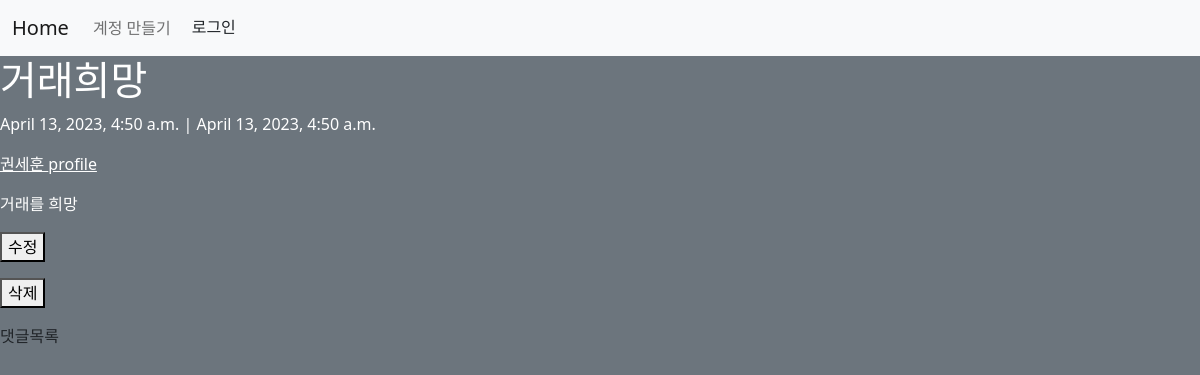
Screenshot of /community/1/ with the database file from the repository.
### community/models.py (models this page shows)
class Posting(models.Model):
    title = models.CharField(max_length=200)
    content = models.TextField()
    created_at = models.DateTimeField(auto_now_add=True)
    updated_at = models.DateTimeField(auto_now=True)
    user = models.ForeignKey(settings.AUTH_USER_MODEL, on_delete=models.CASCADE)

### account/models.py (models this page shows)
class TradeUser(AbstractUser):
    trade_request = models.ManyToManyField(Posting, related_name='trade_request')
    steam_url = models.CharField(max_length=17 )
    nickname = models.CharField(max_length=10)

### community/views.py (the view)
# urls.py: path('<int:posting_pk>/', views.detail, name='detail'),
@require_safe
def detail(request, posting_pk):
    posting = get_object_or_404(Posting, pk=posting_pk)
    replies = posting.reply_set.all()
    form = ReplyForm(request.POST)
    return render(request, 'community/detail.html', {
        'posting' : posting,
        'replies' : replies,
        'form' : form,
    })

### community/templates/community/detail.html (shortened to what this page needs)
{% extends 'base.html' %}
{% block content %}
<h1 class="text-white">{{ posting.title }}</h1>
<p class="text-white">{{ posting.created_at}} | {{posting.updated_at}} </p>
<p>
    <a class="text-white" href="{% url 'account:get_steam_user_info' posting.user.steam_url %}">{{posting.user.username}} profile</a>
</p>
<p class="text-white">
    {{ posting.content | linebreaksbr }}
</p>
<p>
    <a href="{% url 'community:update' posting.pk %}">
        <button>수정</button>
    </a>
</p>
<p>
    <form action="{% url 'community:delete' posting.pk %}" method="POST">
        <button>삭제</button>
    </form>
</p>
{% include 'community/_reply_list.html' %}
{% endblock content %}

### rows the page displays
Posting: title "거래희망", created_at "April 13, 2023, 4:50 a.m.", updated_at "April 13, 2023, 4:50 a.m.", user.username "권세훈", content "거래를 희망"
